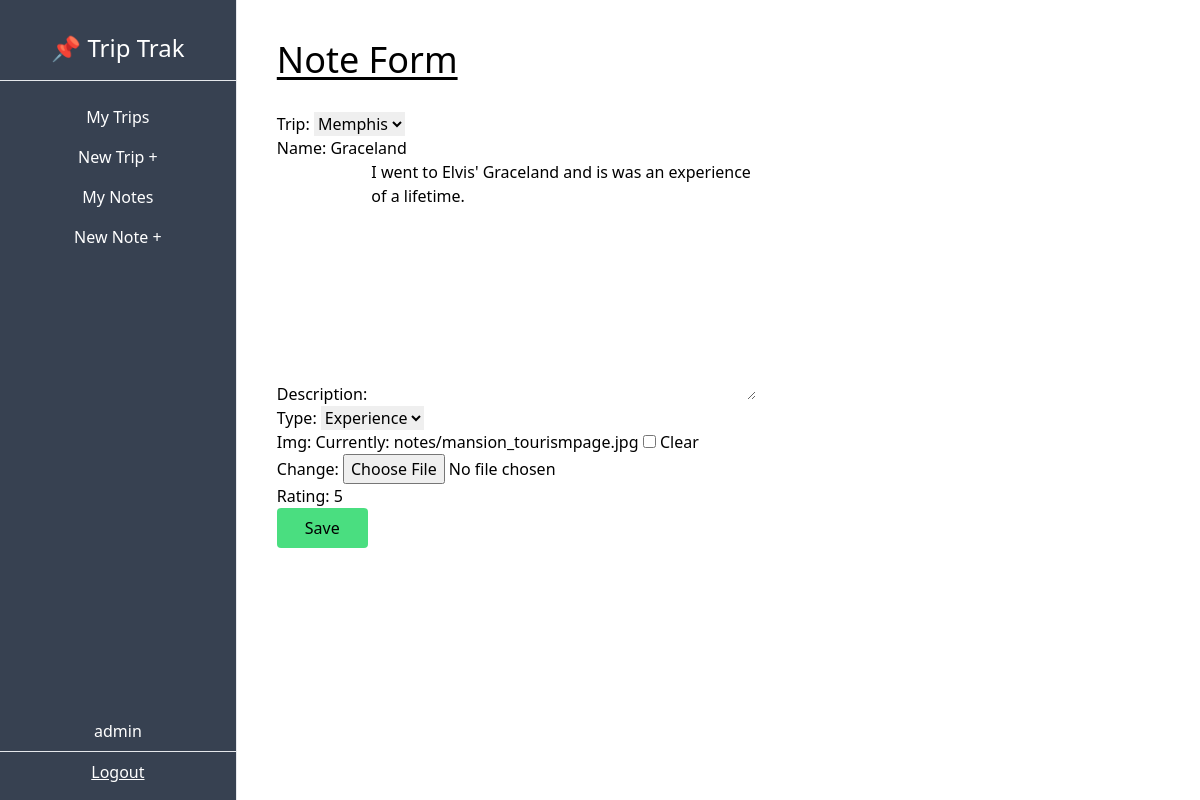
/dashboard/notes/3/update/ (signed in), run on the app's committed database.
### trip/models.py (models this page shows, shortened)
class Note(models.Model):
    EXCURSIONS = (
        ('event', 'Event'),
        ('dining', 'Dining'),
        ('experience', 'Experience'),
        ('general', 'General'),
    )
    trip = models.ForeignKey(Trip, on_delete=models.CASCADE, related_name='notes') # om en trip raderas så raderas alla notes som är associerat med den.
    name = models.CharField(max_length=100)
    description = models.TextField()
    type = models.CharField(max_length=100, choices=EXCURSIONS)
    img = models.ImageField(upload_to='notes', blank=True, null=True) #blank and null means that uploading an image is not required.
    rating = models.PositiveSmallIntegerField(default=1, validators=[MaxValueValidator(5)]) # The validator is saying and doing so that you cannot put in a rating higher than 5.

### trip/views.py (the view)
class NoteUpdateView(UpdateView):
    model = Note
    success_url = reverse_lazy('note-list')
    fields = "__all__"
    def get_form(self):
        form = super(NoteUpdateView, self).get_form()
        trips = Trip.objects.filter(owner=self.request.user)
        form.fields['trip'].queryset = trips
        return form

### trip/models.py (called while the page is built)
    def __str__(self):
        return self.city

### trip/templates/trip/note_form.html (shortened to what this page needs)
{% extends 'trip/base.html' %}
{% load tailwind_filters %}
{% block content %}
<h1 class="text-4xl underline underline-offset-4 mb-8">Note Form</h1>
<form action="" method="POST" enctype="multipart/form-data">
    {{form|crispy}}
    <input class="bg-green-400 px-7 py-2 rounded hover:cursor-pointer hover:bg-green-300" type="submit" value="Save">
</form>
{% endblock content %}

### trip/templates/trip/base.html (shortened to what this page needs)
<!DOCTYPE html>
<html lang="en">
    <head>
        <script src="https://cdn.tailwindcss.com"></script>
      </head>
<body>
    <div class="flex-col md:flex-row flex h-screen">
        <div class="md:h-screen bg-gray-700 text-white w-full md:w-1/4 md:max-w-xs py-2 md:pt-8 md:pb-2 flex flex-col items-center justify-start border-r">
            <div class="border-b w-full text-center pb-4 text-2xl">
                <h1>📌 Trip Trak</h1>
            </div>
            <div class="pt-4 w-full text-center">
                <ul class="flex md:flex-col justify-around px-2 md:px-0 pb-2 md:pb-0">
                    <a href="{% url 'trip-list' %}">
                        <li class="py-2 px-3 md:px-0 hover:bg-gray-600 hover:cursor-pointer">My Trips</li>
                    </a>
                    <a href="{% url 'trip-create' %}">
                        <li class="py-2 px-3 md:px-0 hover:bg-gray-600 hover:cursor-pointer">New Trip +</li>
                    </a>
                    <a href="{% url 'note-list' %}">
                        <li class="py-2 px-3 md:px-0 hover:bg-gray-600 hover:cursor-pointer">My Notes</li>
                    </a>
                    <a href="{% url 'note-create' %}">
                    <li class="py-2 px-3 md:px-0 hover:bg-gray-600 hover:cursor-pointer">New Note +</li>
                    </a>
                </ul>
            </div>
            <div class="mt-auto w-full text-center flex md:flex-col justify-evenly py-2 md:pt-0">
                <p class="">{{user.username}}</p>
                <hr class="my-2">
                <a class="underline" href="{% url 'logout' %}">
                    Logout
                </a>
            </div>
        </div>
        <div class="w-full md:w-full p-10 overflow-auto">
            {% block content %}
            {% endblock content %}
        </div>
    </div>
</body>
</html>

### data on the page
Note: trip "Memphis", name "Graceland", description "I went to Elvis' Graceland and is was an experience of a lifetime.", type "Experience", rating "5"

### other printed values
{{ user.username }} "admin"
